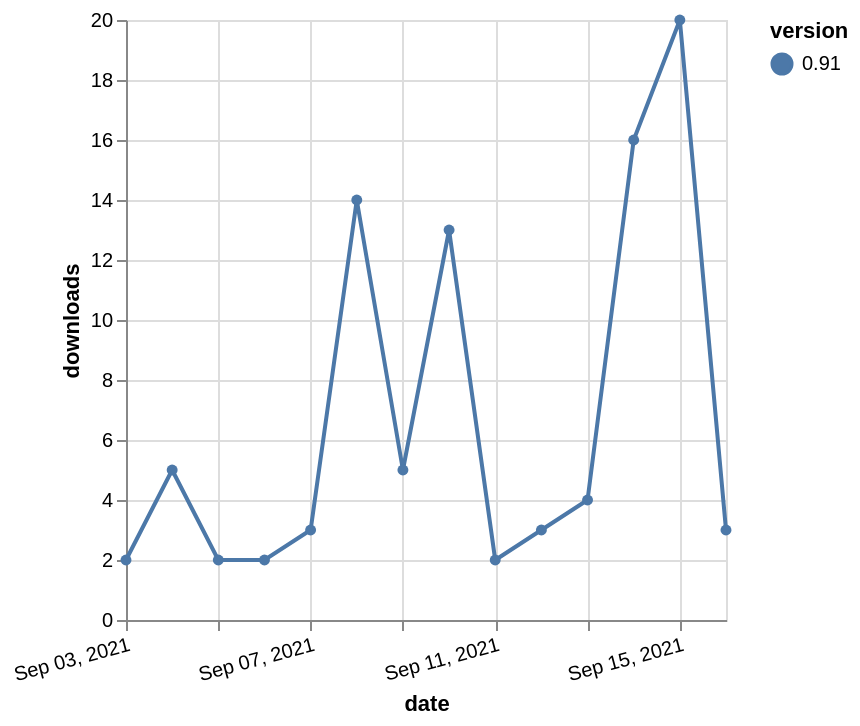

This figure's Vega-Lite source:
### Vega-Lite specification from a JSON file in a GitHub repository (floating-point values rounded to 4 significant figures)
{"$schema": "https://vega.github.io/schema/vega-lite/v5.json", "description": "A simple bar chart with embedded data.", "data": {"values": [{"date": "2021-09-03", "total": 7246, "delta": 2, "version": "0.91"}, {"date": "2021-09-04", "total": 7251, "delta": 5, "version": "0.91"}, {"date": "2021-09-05", "total": 7253, "delta": 2, "version": "0.91"}, {"date": "2021-09-06", "total": 7255, "delta": 2, "version": "0.91"}, {"date": "2021-09-07", "total": 7258, "delta": 3, "version": "0.91"}, {"date": "2021-09-08", "total": 7272, "delta": 14, "version": "0.91"}, {"date": "2021-09-09", "total": 7277, "delta": 5, "version": "0.91"}, {"date": "2021-09-10", "total": 7290, "delta": 13, "version": "0.91"}, {"date": "2021-09-11", "total": 7292, "delta": 2, "version": "0.91"}, {"date": "2021-09-12", "total": 7295, "delta": 3, "version": "0.91"}, {"date": "2021-09-13", "total": 7299, "delta": 4, "version": "0.91"}, {"date": "2021-09-14", "total": 7315, "delta": 16, "version": "0.91"}, {"date": "2021-09-15", "total": 7335, "delta": 20, "version": "0.91"}, {"date": "2021-09-16", "total": 7338, "delta": 3, "version": "0.91"}]}, "width": "container", "mark": {"type": "line", "point": {"filled": true}}, "encoding": {"x": {"field": "date", "type": "temporal", "timeUnit": "yearmonthdate", "title": "date", "axis": {"labelAngle": -15}}, "y": {"field": "delta", "type": "quantitative", "title": "downloads"}, "color": {"field": "version", "type": "nominal"}, "tooltip": {"field": "delta"}}}
